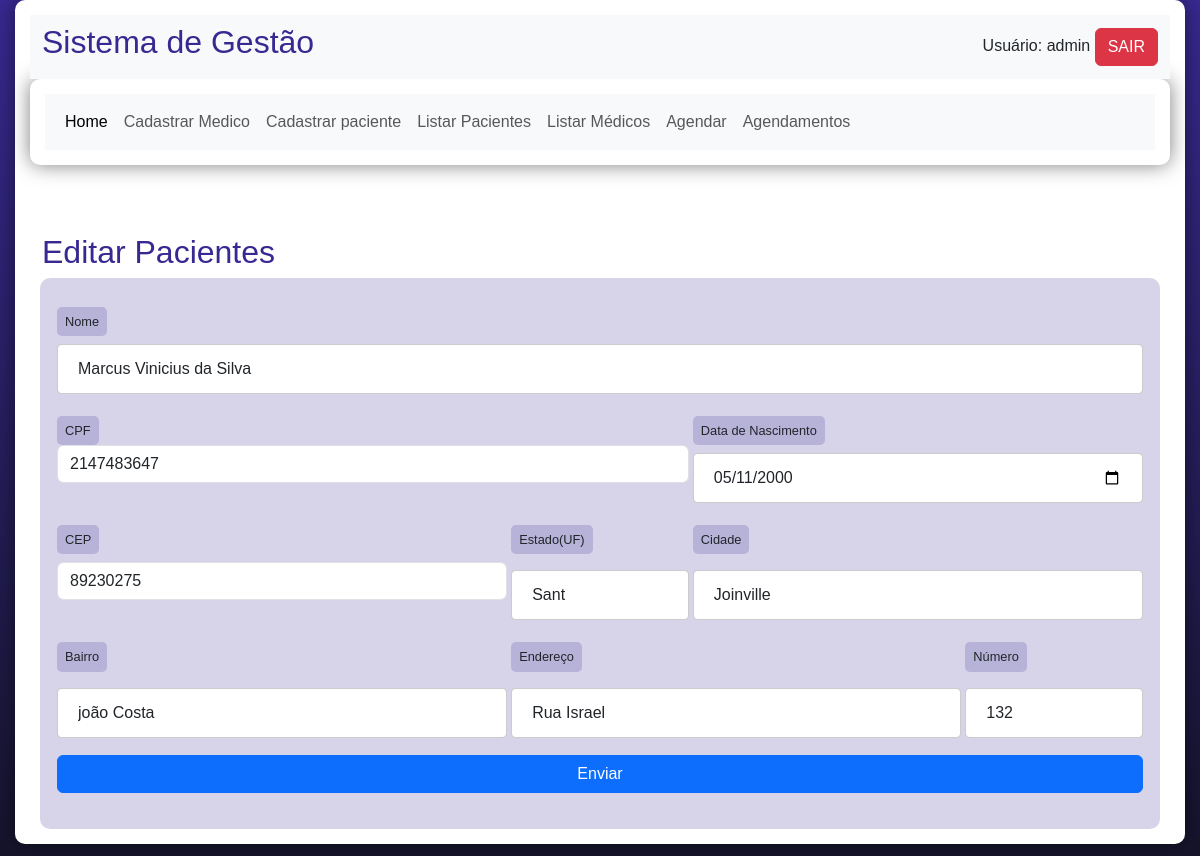
/dashboard.php?page=editar&id=1 (signed in), run on an earlier commit of the app's database.
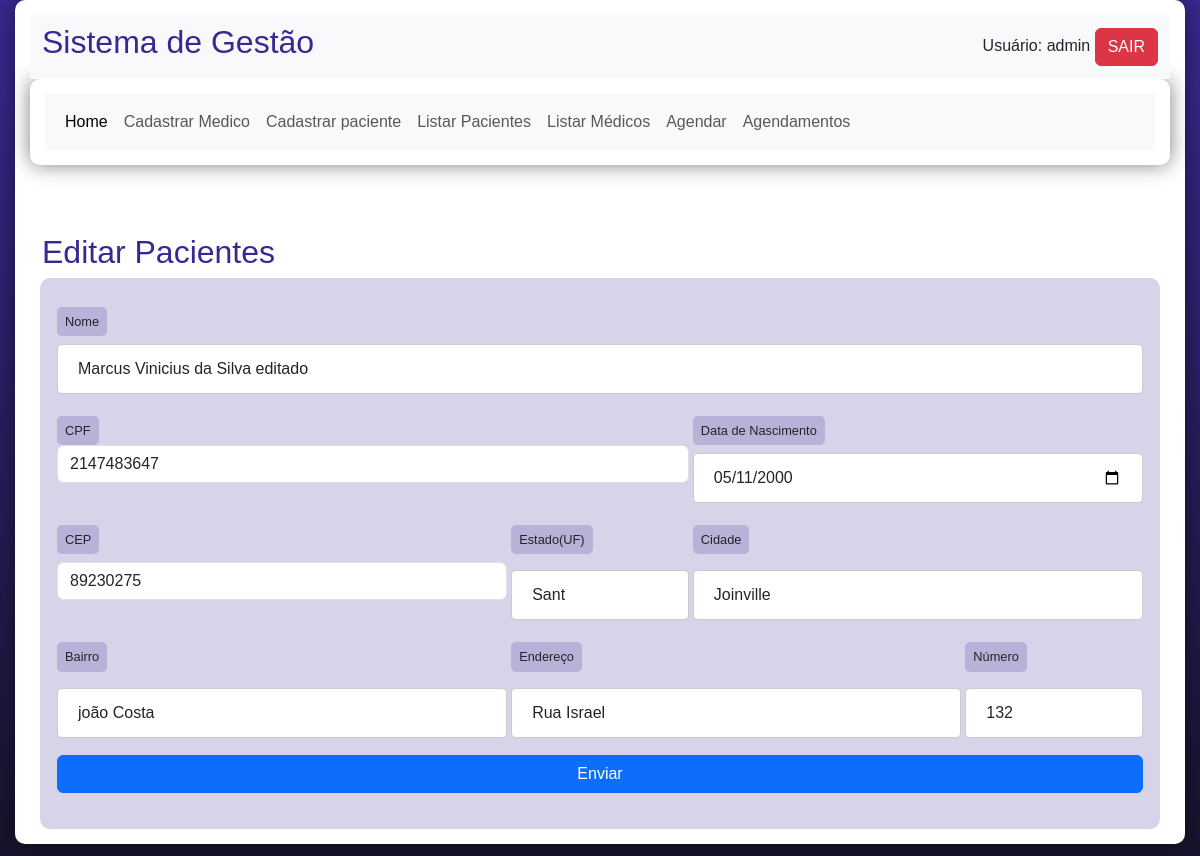
And on a later commit of the database.
### tables this page shows
CREATE TABLE `pacientes` (
  `id` int(11) NOT NULL,
  `cpf` int(11) NOT NULL,
  `nomepaciente` varchar(200) NOT NULL,
  `cep` int(11) NOT NULL,
  `uf` varchar(4) NOT NULL,
  `cidade` varchar(100) NOT NULL,
  `bairro` varchar(100) NOT NULL,
  `rua` varchar(45) NOT NULL,
  `datanascimento` date NOT NULL,
  `numero` int(11) NOT NULL
);

### editar-pacientes.php (the view, shortened to what this page needs)
<h2>Editar Pacientes</h2>
<?php
    $sql = "SELECT * FROM pacientes where id =".$_REQUEST["id"];
    $res = $conn->query($sql);
    $row = $res->fetch_object();
?>
<form action="?page=pac" method="post" class="row g-1">
    <div class="col-md-12">
        <label>Nome</label>
        <input type="text" name="nome"  class="form-control" value="<?php print $row->nomepaciente; ?>">
    </div>
    <div class="col-md-7">
        <label>CPF</label>
        <input type="int" name="cpf"  class="form-control" maxlength="11" minlength="11" value="<?php print $row->cpf; ?>">
    </div>
    <div class="col-md-5">
        <label>Data de Nascimento</label>
        <input type="date" name="datanascimento"  class="form-control" value="<?php print $row->datanascimento; ?>">
    </div>
    <div class="col-md-5">
        <label class="form-label">CEP</label>
        <input type="int" name="cep"  class="form-control" maxlength="8" minlength="8" value="<?php print $row->cep; ?>">
    </div>
    <div class="col-md-2">
        <label class="form-label">Estado(UF)</label>
        <input type="text" name="uf"  class="form-control" value="<?php print $row->uf; ?>">
    </div>
    <div class="col-md-5">
        <label class="form-label">Cidade</label>
        <input type="text" name="cidade"  class="form-control" value="<?php print $row->cidade; ?>">
    </div>
    <div class="col-md-5">
        <label class="form-label">Bairro</label>
        <input type="text" name="bairro"  class="form-control" value="<?php print $row->bairro; ?>">
    </div>
    <div class="col-md-5">
        <label class="form-label">Endereço</label>
        <input type="text" name="rua"  class="form-control" value="<?php print $row->rua; ?>">
    </div>
    <div class="col-md-2">
        <label class="form-label">Número</label>
        <input type="text" name="numero"  class="form-control" value="<?php print $row->numero;?>">
    </div>
    <div class="mb-3">
        <button type="submit" class="btn btn-primary">Enviar</button>
    </div>
</form>

What changed in the data, as far as the page shows it:
changed pacientes "Sant": nome "Marcus Vinicius da Silva" → "Marcus Vinicius da Silva editado"
